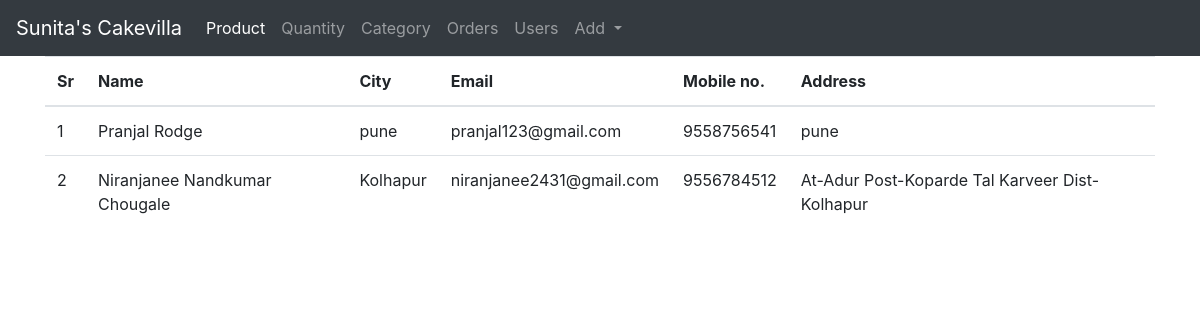
Screenshot of /users with the database file from the repository.
### shop/customers/model.py (models this page shows, shortened)
class Register(db.Model, UserMixin):
    id = db.Column(db.Integer, primary_key= True)
    name = db.Column(db.String(50), unique= False)
    username = db.Column(db.String(50), unique= True)
    email = db.Column(db.String(50), unique= True)
    password = db.Column(db.String(200), unique= False)
    country = db.Column(db.String(50), unique= False)
    city = db.Column(db.String(50), unique= False)
    contact = db.Column(db.String(50), unique= False)
    address = db.Column(db.String(50), unique= False)
    zipcode = db.Column(db.String(50), unique= False)
    profile = db.Column(db.String(200), unique= False , default='profile.jpg')
    date_created = db.Column(db.DateTime, nullable=False, default=datetime.utcnow)

### shop/admin/routes.py (the view)
@app.route('/users')
def users():
    allusers = Register.query.order_by(Register.id.desc()).all()
    return render_template('admin/users.html', allusers=allusers)

### shop/templates/admin/users.html (shortened to what this page needs)
{% extends 'layout.html' %}
{% block content %}
<nav class="navbar navbar-expand-lg navbar-dark bg-dark">
  <a class="navbar-brand" href="{{url_for('admin')}}">Sunita's Cakevilla</a>
  <div class="collapse navbar-collapse" id="navbarNavDropdown">
    <ul class="navbar-nav">
      <li class="nav-item active">
        <a class="nav-link" href="{{url_for('admin')}}">Product <span class="sr-only">(current)</span></a>
      </li>
      <li class="nav-item">
        <a class="nav-link" href="{{url_for('brands')}}">Quantity</a>
      </li>
      <li class="nav-item">
        <a class="nav-link" href="{{url_for('categories')}}">Category</a>
      </li>
      <li class="nav-item">
        <a class="nav-link" href="{{url_for('userorders')}}">Orders</a>
      </li>
      <li class="nav-item">
        <a class="nav-link" href="{{url_for('users')}}">Users</a>
      </li>
      <li class="nav-item dropdown">
        <a class="nav-link dropdown-toggle" href="#" id="navbarDropdownMenuLink" role="button" data-toggle="dropdown" aria-haspopup="true" aria-expanded="false">
          Add
        </a>
      </li>
    </ul>
  </div>
</nav>
<div class="container">
    <table class="table tbale-sm">
        <thead>
            <th>Sr</th>
            <th>Name</th>
            <th>City</th>
            <th>Email</th>
            <th>Mobile no.</th>
            <th>Address</th>
        </thead>
        <tbody>
        {% if allusers %}
            {% for user in allusers %}
                <tr>
                <td>{{loop.index}}</td>
                <td>{{ user.name }}</td>
                <td>{{ user.city }}</td>
                <td>{{ user.email }}</td>
                <td>{{ user.contact }}</td>
                <td>{{ user.address }}</td>
                </tr>
            {% endfor %}
        {% endif %}
        </tbody>
    </table>
</div>
{% endblock content %}

### rows the page displays
Register: name "Pranjal Rodge", city "pune", email "pranjal123@gmail.com", contact "9558756541", address "pune"
Register: name "Niranjanee Nandkumar Chougale", city "Kolhapur", email "niranjanee2431@gmail.com", contact "9556784512", address "At-Adur Post-Koparde Tal Karveer Dist-Kolhapur"
